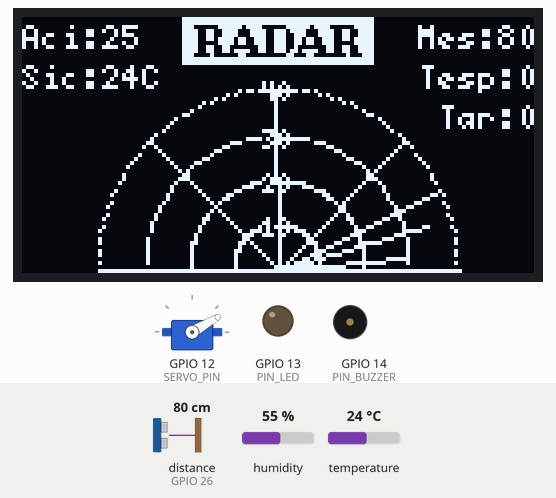
A sketch run on a simulated ESP32. On the bench: 128×64 one-colour display, servo, output pins drawn as LEDs (lit = HIGH), buzzer (waves = sounding). Wiring (inferred from the names in the program): ultrasonic range finder: trigger GPIO 27; echo GPIO 26. The inputs (shaded band) are chosen by the test bench; at power-on: distance to the obstacle (sensor on GPIO 26) 80 cm, temperature 24 °C, humidity 55 %. The echo pulse lasts 58.3 µs per cm; pins used as bus, display or sensor lines are not drawn; what the sketch prints to the serial monitor is not drawn.

Above: at 7.2 s.
7.3 s: distance to the obstacle (sensor on GPIO 26) set to 2 cm
At 7.51 s:
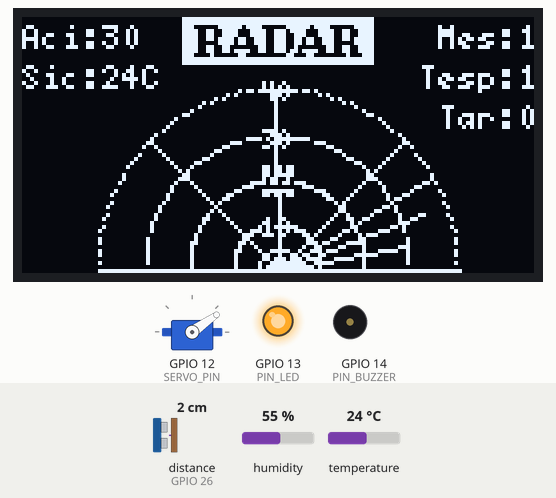
9.0 s: distance to the obstacle (sensor on GPIO 26) set to 60 cm
At 9.66 s:
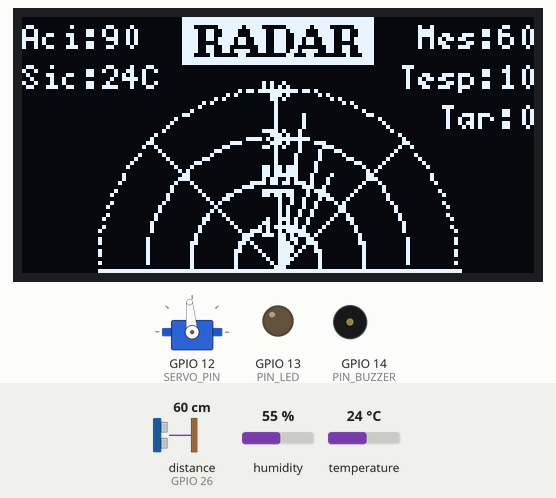
10.8 s: distance to the obstacle (sensor on GPIO 26) set to 18 cm
At 11.35 s:
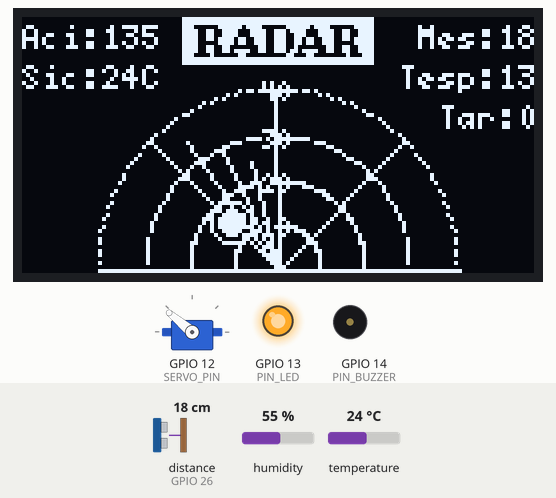
12.5 s: distance to the obstacle (sensor on GPIO 26) set to 26 cm
At 13.02 s:
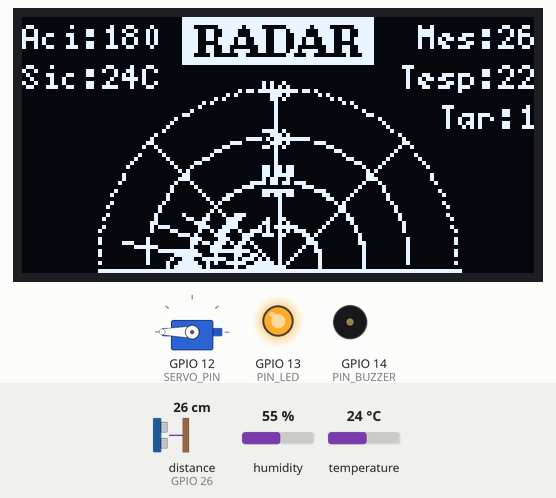
14.4 s: distance to the obstacle (sensor on GPIO 26) set to 33 cm
At 14.69 s:
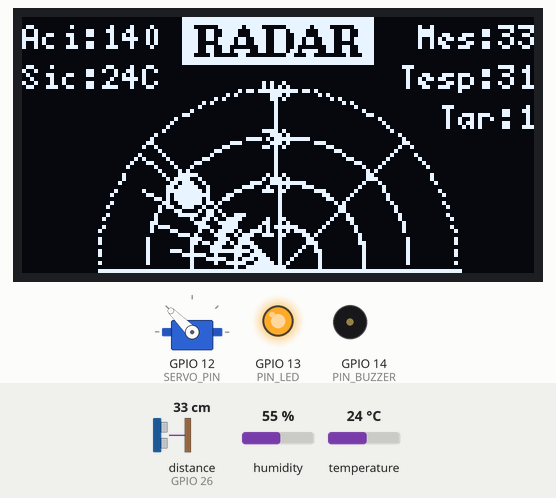
16.3 s: temperature set to 12 °C
At 20.11 s:
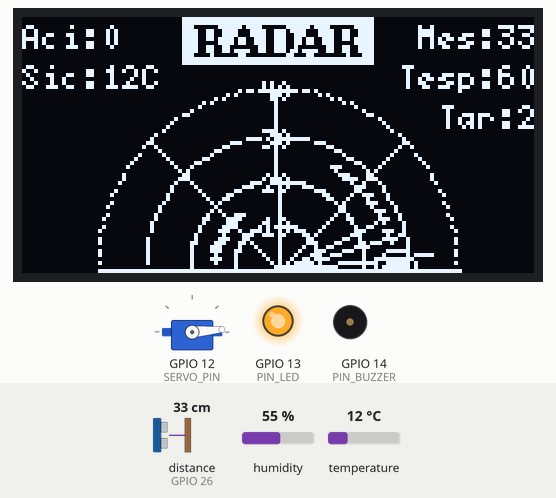
Timing chart, 0 to 21.5 s (numbered marks = the images above; inputs shaded):
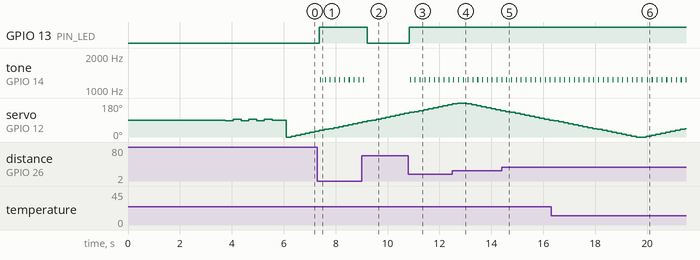

The sketch:

radar.ino
```cpp
#include <DHT.h>
#include <ESP32Servo.h>
#include <U8g2lib.h>
#include <Wire.h>

// Pin tanımlamaları
#define SERVO_PIN 12
#define TRIG_PIN 27
#define ECHO_PIN 26
#define PIN_LED 13
#define PIN_BUZZER 14
#define PIN_DHT 25

// DHT sensör
#define DHTTYPE DHT11
DHT dht(PIN_DHT, DHTTYPE);

// Sistem durumu
bool systemReady = false; // Sistem hazır oldu mu?

// OLED ekran (1.3" 128x64 I2C - U8g2)
#define SCREEN_WIDTH 128
#define SCREEN_HEIGHT 64
// U8g2 SH1106 128x64 I2C
U8G2_SH1106_128X64_NONAME_F_HW_I2C display(U8G2_R0, /* reset=*/U8X8_PIN_NONE);

Servo servo;

// Değişkenler
float temperature = 0.0;
float humidity = 0.0;
unsigned long lastDHTRead = 0;
const unsigned long DHT_INTERVAL =
    5000; // 5 saniye - güç tasarrufu için daha seyrek

// Radar koordinatları - alt orta yarım daire
const int CENTER_X = 64;   // Ekranın ortası
const int CENTER_Y = 63;   // Alt kenar
const int MAX_RADIUS = 45; // Maksimum yarıçap (Biraz daha büyütüldü)
const int RINGS = 4;       // Mesafe halkaları

// Tarama çizgisi için
int lastAngle = -1;

// Engel geçmişi sistemi
#define MAX_OBSTACLES 20
struct Obstacle {
  int angle;
  long distance;
  unsigned long timestamp;
  bool active;
};
Obstacle obstacleHistory[MAX_OBSTACLES];
int obstacleCount = 0;

// İstatistikler
long closestDistance = 999;
int totalDetections = 0;
long totalDistance = 0;
unsigned long scanCount = 0;

// Animasyon
unsigned long lastBlink = 0;
bool blinkState = false;

// Fade effect için son birkaç açı
#define FADE_LENGTH 8
int fadeAngles[FADE_LENGTH];
int fadeIndex = 0;

void setup() {
  Serial.begin(115200);
  Serial.println("OLED Radar Başlatılıyor...");

  // Pin modları
  pinMode(TRIG_PIN, OUTPUT);
  pinMode(ECHO_PIN, INPUT);
  pinMode(PIN_LED, OUTPUT);
  pinMode(PIN_BUZZER, OUTPUT);

  // Fade array başlat
  for (int i = 0; i < FADE_LENGTH; i++) {
    fadeAngles[i] = -1;
  }

  // DHT başlat
  dht.begin();

  // I2C başlat
  Wire.begin();

  // U8g2 OLED başlat
  display.begin();
  Serial.println("U8g2 OLED başlatıldı!");

  // Başlangıç mesajı - Görsel olarak iyileştirilmiş
  display.clearBuffer();

  // Dekoratif çerçeve
  display.drawRFrame(5, 5, 118, 54, 4);
  display.drawRFrame(7, 7, 114, 50, 3);

  // Başlık - büyük font
  display.setFont(u8g2_font_ncenB10_tr);
  int textWidth = display.getStrWidth("TA2CAY");
  display.drawStr((128 - textWidth) / 2, 25, "TA2CAY");

  // Alt başlık - orta font
  display.setFont(u8g2_font_ncenB08_tr);
  textWidth = display.getStrWidth("RADAR PROJESI");
  display.drawStr((128 - textWidth) / 2, 42, "RADAR PROJESI");

  // Alt bilgi - küçük font
  display.setFont(u8g2_font_4x6_tr);
  textWidth = display.getStrWidth("v1.0");
  display.drawStr((128 - textWidth) / 2, 52, "v1.0");

  display.sendBuffer();
  delay(2500);

  // Servo başlat - güç için ÇOK yavaş başlat
  servo.attach(SERVO_PIN);
  delay(200);
  servo.write(90); // Ortadan başlat
  delay(1000);     // Servo sabitlensin

  // Birkaç küçük hareket - adaptörü alıştır
  for (int i = 0; i < 3; i++) {
    servo.write(85);
    delay(300);
    servo.write(95);
    delay(300);
  }
  servo.write(90);
  delay(500);

  systemReady = true; // Artık buzzer aktif olabilir

  // İlk ekranı çiz
  display.clearBuffer();
  drawStaticRadar();
  display.sendBuffer();
}

void loop() {
  // DHT sensör oku
  if (millis() - lastDHTRead >= DHT_INTERVAL) {
    updateTemp();
    lastDHTRead = millis();
  }

  // Her taramada en yakın mesafeyi sıfırla
  closestDistance = 999;

  // 0'dan 180'e tarama
  for (int angle = 0; angle <= 180; angle += 5) {
    servo.write(angle);
    delay(150); // Güç stabilitesi için daha uzun bekleme

    long dist = getDistance();

    // Ekranı güncelle
    updateRadarDisplay(angle, dist);

    // LED ve buzzer kontrolü
    if (dist > 0 && dist < 50) {
      digitalWrite(PIN_LED, HIGH);
      // Buzzer - sadece sistem hazırsa (başlangıçta devre dışı)
      if (systemReady) {
        for (int i = 0; i < 10; i++) {
          digitalWrite(PIN_BUZZER, HIGH);
          delayMicroseconds(400);
          digitalWrite(PIN_BUZZER, LOW);
          delayMicroseconds(400);
        }
      }
    } else {
      digitalWrite(PIN_LED, LOW);
      digitalWrite(PIN_BUZZER, LOW);
    }
  }

  // 180'den 0'a tarama
  for (int angle = 180; angle >= 0; angle -= 5) {
    servo.write(angle);
    delay(150); // Güç stabilitesi için daha uzun bekleme

    long dist = getDistance();

    updateRadarDisplay(angle, dist);

    // LED ve buzzer kontrolü
    if (dist > 0 && dist < 50) {
      digitalWrite(PIN_LED, HIGH);
      // Buzzer - sadece sistem hazırsa (başlangıçta devre dışı)
      if (systemReady) {
        for (int i = 0; i < 10; i++) {
          digitalWrite(PIN_BUZZER, HIGH);
          delayMicroseconds(400);
          digitalWrite(PIN_BUZZER, LOW);
          delayMicroseconds(400);
        }
      }
    } else {
      digitalWrite(PIN_LED, LOW);
      digitalWrite(PIN_BUZZER, LOW);
    }
  }
}

void drawStaticRadar() {
  // Yarım daire grid çiz (5 halka) ve mesafe etiketleri ekle
  display.setFont(u8g2_font_4x6_tr);
  for (int i = 1; i <= RINGS; i++) {
    int r = (MAX_RADIUS * i) / RINGS;
    for (int angle = 0; angle <= 180; angle += 2) {
      float rad = radians(angle);
      int x = CENTER_X + r * cos(rad);
      int y = CENTER_Y - r * sin(rad);
      if (x >= 0 && x < SCREEN_WIDTH && y >= 0 && y < SCREEN_HEIGHT) {
        display.drawPixel(x, y);
      }
    }

    // Mesafe etiketlerini ekle (10, 20, 30, 40, 50)
    int distance = i * 10;
    char distLabel[4];
    sprintf(distLabel, "%d", distance);
    // 90 derece (üstte) etiket yerleştir
    int labelX = CENTER_X - 4;
    int labelY = CENTER_Y - r + 3;
    if (labelY >= 5 && labelY < SCREEN_HEIGHT - 5) {
      display.drawStr(labelX, labelY, distLabel);
    }
  }

  // Merkez noktası
  display.drawPixel(CENTER_X, CENTER_Y);

  // Açı çizgileri (0°, 45°, 90°, 135°, 180°)
  for (int angle = 0; angle <= 180; angle += 45) {
    float rad = radians(angle);
    int x = CENTER_X + MAX_RADIUS * cos(rad);
    int y = CENTER_Y - MAX_RADIUS * sin(rad);
    display.drawLine(CENTER_X, CENTER_Y, x, y);
  }
}

void updateRadarDisplay(int angle, long distance) {
  display.clearBuffer();

  // Statik radar gridini çiz
  drawStaticRadar();

  // Fade effect - tarama izi
  updateFadeTrail(angle);
  drawFadeEffect();

  // Geçmiş engelleri göster
  drawObstacleHistory();

  // Tarama çizgisini çiz (ana çizgi)
  float rad = radians(angle);
  int lineX = CENTER_X + MAX_RADIUS * cos(rad);
  int lineY = CENTER_Y - MAX_RADIUS * sin(rad);
  display.drawLine(CENTER_X, CENTER_Y, lineX, lineY);

  // Engel varsa göster ve kaydet
  if (distance > 0 && distance <= 50) {
    int obstacleR = (distance * MAX_RADIUS) / 50;
    int obstacleX = CENTER_X + obstacleR * cos(rad);
    int obstacleY = CENTER_Y - obstacleR * sin(rad);

    // Engel noktası (büyük ve belirgin)
    display.drawDisc(obstacleX, obstacleY, 3);
    display.drawCircle(obstacleX, obstacleY, 5);

    // Engeli kaydet
    addObstacle(angle, distance);
  }

  // Tarama sayacını artır
  scanCount++;

  // Yanıp sönme animasyonu
  if (millis() - lastBlink > 500) {
    blinkState = !blinkState;
    lastBlink = millis();
  }

  // === YENİ LAYOUT - SADELEŞTİRİLMİŞ ===

  char buffer[20];
  display.setFont(u8g2_font_5x7_tr);

  // --- SOL SÜTUN ---

  // 1. Açı
  sprintf(buffer, "Aci:%d%c", angle, 176);
  display.drawStr(0, 8, buffer);

  // 2. Sıcaklık (Nem kaldırıldı)
  if (temperature > 0) {
    sprintf(buffer, "Sic:%dC", (int)temperature);
    display.drawStr(0, 18, buffer);
  }

  // --- SAĞ SÜTUN ---

  // 1. Mesafe
  sprintf(buffer, "Mes:%ld", distance < 999 ? distance : 0);
  int w = display.getStrWidth(buffer);
  display.drawStr(128 - w, 8, buffer);

  // 2. Tespit (Min kaldırıldı)
  sprintf(buffer, "Tesp:%d", totalDetections);
  w = display.getStrWidth(buffer);
  display.drawStr(128 - w, 18, buffer);

  // 3. Tarama
  sprintf(buffer, "Tar:%lu", scanCount / 36);
  w = display.getStrWidth(buffer);
  display.drawStr(128 - w, 28, buffer);

  // BAŞLIK - Ortada "RADAR" (Büyük ve Ters Renk)
  // Beyaz kutu çiz
  display.setDrawColor(1);
  display.drawBox(40, 0, 48, 12);

  // Siyah yazı yaz
  display.setDrawColor(0); // Siyah renk
  display.setFont(u8g2_font_ncenB08_tr);
  int titleWidth = display.getStrWidth("RADAR");
  display.drawStr((128 - titleWidth) / 2, 10, "RADAR");

  // Rengi normale döndür
  display.setDrawColor(1);

  // TEHLİKE SEMBOLLERİ - Animasyonlu (Ortada, radarın içinde)
  if (closestDistance < 30 && blinkState) {
    display.setFont(u8g2_font_ncenB08_tr);
    char *symbol = getDangerSymbol(closestDistance);
    int symWidth = display.getStrWidth(symbol);
    display.drawStr((128 - symWidth) / 2, 45, symbol);
  }

  display.sendBuffer();
}

void updateTemp() {
  float h = dht.readHumidity();
  float t = dht.readTemperature();

  if (!isnan(h) && !isnan(t)) {
    humidity = h;
    temperature = t;
    Serial.print("Sıcaklık: ");
    Serial.print(t);
    Serial.print("°C, Nem: ");
    Serial.print(h);
    Serial.println("%");
  }
}

long getDistance() {
  digitalWrite(TRIG_PIN, LOW);
  delayMicroseconds(2);
  digitalWrite(TRIG_PIN, HIGH);
  delayMicroseconds(10);
  digitalWrite(TRIG_PIN, LOW);

  long duration = pulseIn(ECHO_PIN, HIGH, 30000);
  if (duration == 0)
    return 999;

  long distance = (duration / 2) / 29.1;

  // 0-200 cm arasında makul değerler
  if (distance < 0 || distance > 200)
    return 999;

  return distance;
}
```

radar_helpers.ino
```cpp
//. Yardımcı fonksiyonlar - Engel geçmişi ve istatistikler

void addObstacle(int angle, long distance) {
  // Eski engelleri kontrol et ve pasifleştir (10 saniyeden eski)
  unsigned long currentTime = millis();
  for (int i = 0; i < MAX_OBSTACLES; i++) {
    if (obstacleHistory[i].active &&
        (currentTime - obstacleHistory[i].timestamp > 10000)) {
      obstacleHistory[i].active = false;
    }
  }

  // Yeni engel ekle
  for (int i = 0; i < MAX_OBSTACLES; i++) {
    if (!obstacleHistory[i].active) {
      obstacleHistory[i].angle = angle;
      obstacleHistory[i].distance = distance;
      obstacleHistory[i].timestamp = currentTime;
      obstacleHistory[i].active = true;
      break;
    }
  }

  // İstatistikleri güncelle
  totalDetections++;
  totalDistance += distance;
  if (distance < closestDistance) {
    closestDistance = distance;
  }
}

void updateFadeTrail(int currentAngle) {
  fadeAngles[fadeIndex] = currentAngle;
  fadeIndex = (fadeIndex + 1) % FADE_LENGTH;
}

void drawFadeEffect() {
  // Son birkaç açıda soluk çizgiler çiz
  for (int i = 0; i < FADE_LENGTH; i++) {
    int idx = (fadeIndex - i - 1 + FADE_LENGTH) % FADE_LENGTH;
    int ang = fadeAngles[idx];

    if (ang >= 0 && ang <= 180) {
      // Sadece belirli aralıklarla çiz (daha az piksel)
      if (i % 2 == 0) {
        float rad = radians(ang);
        int lineX = CENTER_X + (MAX_RADIUS - i * 3) * cos(rad);
        int lineY = CENTER_Y - (MAX_RADIUS - i * 3) * sin(rad);
        display.drawLine(CENTER_X, CENTER_Y, lineX, lineY);
      }
    }
  }
}

void drawObstacleHistory() {
  // Geçmişteki engelleri çiz
  for (int i = 0; i < MAX_OBSTACLES; i++) {
    if (obstacleHistory[i].active) {
      float rad = radians(obstacleHistory[i].angle);
      int obstacleR = (obstacleHistory[i].distance * MAX_RADIUS) / 50;
      int obstacleX = CENTER_X + obstacleR * cos(rad);
      int obstacleY = CENTER_Y - obstacleR * sin(rad);

      // Küçük nokta (geçmiş engel)
      display.drawPixel(obstacleX, obstacleY);
      display.drawPixel(obstacleX + 1, obstacleY);
      display.drawPixel(obstacleX, obstacleY + 1);
      display.drawPixel(obstacleX - 1, obstacleY);
    }
  }
}

char *getDangerSymbol(long distance) {
  if (distance < 15)
    return "!!!";
  if (distance < 30)
    return "!!";
  if (distance < 50)
    return "!";
  return "";
}
```

Measured:
- the behaviour switches between 29 and 30 cm on distance to the obstacle (sensor on GPIO 26) (found by bisection; images 4 and 5)
- after the input at 7.3 s, GPIO 13 (PIN_LED): LOW → HIGH after 0.07 s; tone on GPIO 14 (PIN_BUZZER): alternates 1238 Hz for 0.04 s and silent for 0.14 s, starting after 0.11 s; the display: changes after 0.07 s (image 1)
- after the input at 9.0 s, GPIO 13 (PIN_LED): HIGH → LOW after 0.21 s; tone on GPIO 14 (PIN_BUZZER): goes on until 9.1 s, then stays silent; the display: first differs from a run without the input after 0.21 s (image 2 shows a later state)
- after the input at 10.8 s, GPIO 13 (PIN_LED): LOW → HIGH at once; tone on GPIO 14 (PIN_BUZZER): alternates 1238 Hz for 0.04 s and silent for 0.15 s, starting after 0.07 s; the display: first changes at once (image 3 shows a later state)
